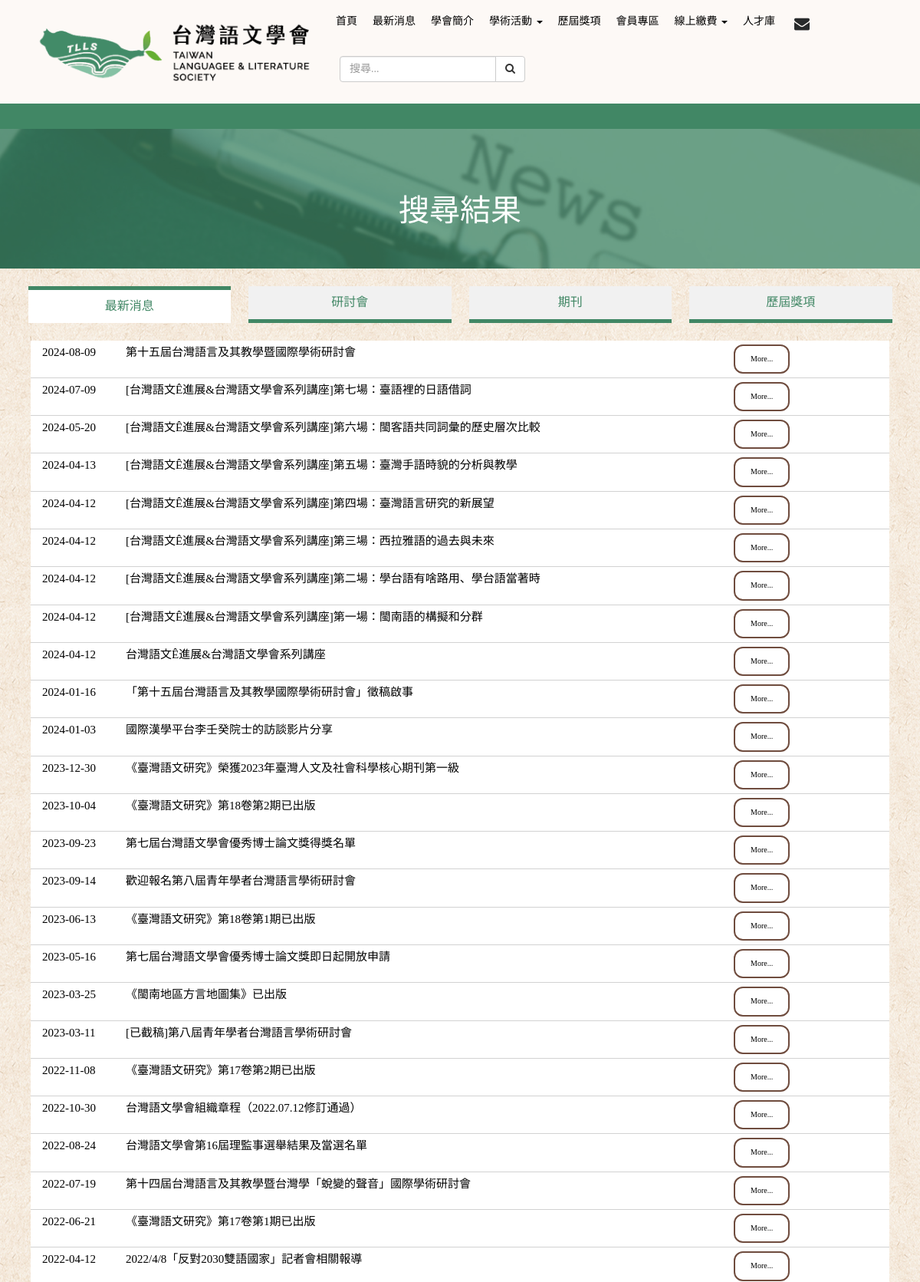
Screenshot of /Search.php (upper part) with the database file from the repository.
### tables this page shows
CREATE TABLE `news` (
  `_ID` int(11) NOT NULL AUTO_INCREMENT,
  `Title` text NOT NULL,
  `Classification` text NOT NULL,
  `url` text NOT NULL,
  `OrderIndex` int(11) NOT NULL,
  `DateTime` date NOT NULL,
  `PostedBy` text NOT NULL,
  `IsShow` tinyint(1) NOT NULL,
  `ShowOnMarquee` tinyint(1) NOT NULL DEFAULT '0',
  `OpenAnotherWindow` tinyint(1) NOT NULL DEFAULT '0',
  `Mode` text NOT NULL,
  PRIMARY KEY (`_ID`)
);

### Search.php (the view, shortened to what this page needs)
<!DOCTYPE HTML>
<html>
<head>
	<?php
	$tab = isset($_GET['tab']) ? $_GET['tab'] : 'News';
	$Key="";
	?>
	<link href="css/bootstrap.css" rel="stylesheet" type="text/css" media="all" />
	<link href="css/style.css" rel="stylesheet" type="text/css" media="all" />
</head>
<?php include_once "Conn_SQL.php"; ?>
<body class="AllBODY">
	<?php include_once('banner.php');?>
	<?php include_once('marquee.php');?>
	<div class="banner-bottom" style="background-image: url(images/news-banner.jpg);">
		<div class="container">
			<div class="video-bottom-grids" style="color:white;text-align:center;height:150px; display:flex; align-items:center; justify-content:center;">
				<text style="font-size:40px;">搜尋結果</text>
			</div>
		</div>
	</div>
	<br>
	<div class="container tabs" style="color:#418765">
		<div class="tab <?php echo $tab === 'News' ? 'active' : ''; ?>" onclick="location.href='?tab=News&search=<?php echo $Key;?>'">最新消息</div>
		<div class="tab <?php echo $tab === 'Conference' ? 'active' : ''; ?>" onclick="location.href='?tab=Conference&search=<?php echo $Key;?>'">研討會</div>
		<div class="tab <?php echo $tab === 'Journal' ? 'active' : ''; ?>" onclick="location.href='?tab=Journal&search=<?php echo $Key;?>'">期刊</div>
		<div class="tab <?php echo $tab === 'Award' ? 'active' : ''; ?>" onclick="location.href='?tab=Award&search=<?php echo $Key;?>'">歷屆獎項</div>
	</div>
	<div class="container ">
		<div class="video-bottom-grids1">
			<div class="col-md-12 col-sm-12">
					<div style="clear:both;"></div><br>
					<div class="video-bottom-grid1" >
					<ul class="list" style="font-size: 12pt;">
						<?php
							if($tab==="News"){
								$sql = "SELECT * FROM `news` WHERE 1=1 AND `IsShow`='1' AND `Title` lIKE '%".$Key."%' ORDER BY OrderIndex DESC";
								$result = $conn_1->query($sql);
								if ($result->num_rows > 0) {
									while ($row = mysqli_fetch_array($result)) {
										echo "<li style='padding:5px 15px;'>";
										echo "<div style='width:10%;float:left;font-size:15px'>";
										echo "		<a style='color:black'>".$row["DateTime"]."</a>";
										echo "</div>";
										echo "<div style='width:70%;float:left;font-size:15px'>";
										if($row["Mode"]=="File")
											echo "		<a style='color:black' href='Attachment/News/".$row["url"]."' target='".($row["OpenAnotherWindow"]==1?"_blank":"_self")."'>".$row["Title"]."</a>";
										else if($row["Mode"]=="Page")
											echo "		<a style='color:black' href='NewsMasterPage.php?_ID=".$row['_ID']."' target='".($row["OpenAnotherWindow"]==1?"_blank":"_self")."'>".$row["Title"]."</a>";
										else if($row["Mode"]=="Link")
											echo "		<a style='color:black' href='".$row["url"]."' target='".($row["OpenAnotherWindow"]==1?"_blank":"_self")."'>".$row["Title"]."</a>";
										echo "</div>";
										echo "<div style='width:20%;float:right;font-size:10px'>";
										if($row["Mode"]=="File")
											echo "　　　<a href='Attachment/News/".$row["url"]."' class='custom-button' target='".($row["OpenAnotherWindow"]==1?"_blank":"_self")."'>more...</a>";
										else if($row["Mode"]=="Page")
											echo "　　　<a href='NewsMasterPage.php?_ID=".$row['_ID']."' class='custom-button' target='".($row["OpenAnotherWindow"]==1?"_blank":"_self")."'>more...</a>";
										else if($row["Mode"]=="Link")
											echo "　　　<a href='".$row["url"]."' target='".($row["OpenAnotherWindow"]==1?"_blank":"_self")."' class='custom-button'>more...</a>";
										echo "</div>";
										echo "</li>";
									}
								}
							}
						?>
					</ul>
					</div>
			</div>
		</div>
		</div>
	<?php include_once('footer.php'); ?>
</body>
</html>

### css/style.css (style rules this page uses)
html, body { font-size: 100%; background: #fff; font-family: CustomFont,"標楷體"; }
h1,h2,h3,h4,h5,h6,a { font-family: CustomFont,"標楷體"; font-weight:100; margin:0; }
ul,label { margin:0; padding:0; }
.banner-bottom { position: relative; padding: 2em 0 0; background-image: url(../images/frontpage-news-bg.jpg); background-size: cover; background-position: center; }
.banner-bottom::before { content: ""; position: absolute; top: 0; left: 0; right: 0; bottom: 0; background-color: rgba(65, 135, 101, 0.5); z-index: 1; }
.banner-bottom > * { position: relative; z-index: 2; }
.video-bottom-grid1 { background-color: #fff; }
.video-bottom-grid1 ul li { list-style-type:none; border-bottom:1px solid #D2D2D2; padding: 1em 0; }
.video-bottom-grid1 ul li a { color: #000; font-size:1em; text-decoration: none; font-weight: 400; text-transform:capitalize; transition:.5s all; -webkit-transition:.5s all; -moz-transition:.5s all; -o-transition:.5s all; -ms-transition:.5s all; }

### css/twlls.css (style rules this page uses)
.custom-button { display: inline-block; background-color: white; border: 2px solid #6F4C3E; border-radius: 12px; color: #6F4C3E; font-size: 16px; padding: 10px 20px; text-decoration: none; cursor: pointer; transition: background-color 0.3s, color 0.3s; }
.AllBODY { background-image: url('../images/bg.jpg'); background-size: auto; background-position: center; background-repeat: repeat; }
.tabs { display: flex; justify-content: space-between; }
.tab { flex: 1; text-align: center; padding: 10px; cursor: pointer; background-color: #f1f1f1; border-bottom: 5px solid #418765; margin: 0 1%; position: relative; transition: background-color 0.3s; }
.tab.active { background-color: #fff; border-top: 5px solid #418765; border-bottom: 0px solid #418765; }

### rows the page displays
news: DateTime "2024-08-09", Title "第十五屆台灣語言及其教學暨國際學術研討會"
news: DateTime "2024-07-09", Title "[台灣語文ê進展&台灣語文學會系列講座]第七場：臺語裡的日語借詞"
news: DateTime "2024-05-20", Title "[台灣語文ê進展&台灣語文學會系列講座]第六場：閩客語共同詞彙的歷史層次比較"
news: DateTime "2024-04-13", Title "[台灣語文ê進展&台灣語文學會系列講座]第五場：臺灣手語時貌的分析與教學"
news: DateTime "2024-04-12", Title "[台灣語文ê進展&台灣語文學會系列講座]第四場：臺灣語言研究的新展望"
news: DateTime "2024-04-12", Title "[台灣語文ê進展&台灣語文學會系列講座]第三場：西拉雅語的過去與未來"
news: DateTime "2024-04-12", Title "[台灣語文ê進展&台灣語文學會系列講座]第二場：學台語有啥路用、學台語當著時"
news: DateTime "2024-04-12", Title "[台灣語文ê進展&台灣語文學會系列講座]第一場：閩南語的構擬和分群"
news: DateTime "2024-04-12", Title "台灣語文ê進展&台灣語文學會系列講座"
news: DateTime "2024-01-16", Title "「第十五屆台灣語言及其教學國際學術研討會」徵稿啟事"
news: DateTime "2024-01-03", Title "國際漢學平台李壬癸院士的訪談影片分享"
news: DateTime "2023-12-30", Title "《臺灣語文研究》榮獲2023年臺灣人文及社會科學核心期刊第一級"
news: DateTime "2023-10-04", Title "《臺灣語文研究》第18卷第2期已出版"
news: DateTime "2023-09-23", Title "第七屆台灣語文學會優秀博士論文獎得獎名單"
news: DateTime "2023-09-14", Title "歡迎報名第八屆青年學者台灣語言學術研討會"
news: DateTime "2023-06-13", Title "《臺灣語文研究》第18卷第1期已出版"
news: DateTime "2023-05-16", Title "第七屆台灣語文學會優秀博士論文獎即日起開放申請"
news: DateTime "2023-03-25", Title "《閩南地區方言地圖集》已出版"
news: DateTime "2023-03-11", Title "[已截稿]第八屆青年學者台灣語言學術研討會"
news: DateTime "2022-11-08", Title "《臺灣語文研究》第17卷第2期已出版"
news: DateTime "2022-10-30", Title "台灣語文學會組織章程（2022.07.12修訂通過）"
news: DateTime "2022-08-24", Title "台灣語文學會第16屆理監事選舉結果及當選名單"
news: DateTime "2022-07-19", Title "第十四屆台灣語言及其教學暨台灣學「蛻變的聲音」國際學術研討會"
news: DateTime "2022-06-21", Title "《臺灣語文研究》第17卷第1期已出版"
news: DateTime "2022-04-12", Title "2022/4/8「反對2030雙語國家」記者會相關報導"
